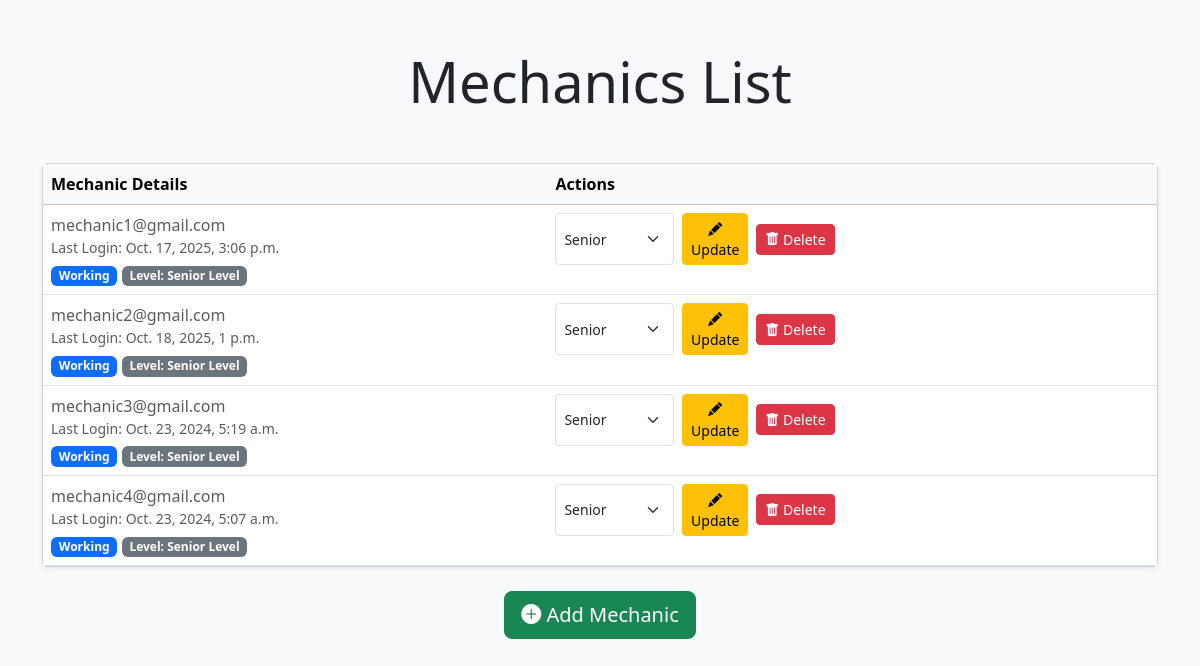
The app's page /mechanic_list/ with its own data.
### autocareweb/models.py (models this page shows, shortened)
class CustomUser(AbstractBaseUser, PermissionsMixin):
    email = models.EmailField(unique=True)
    role = models.CharField(max_length=20, choices=UserRole.choices, default=UserRole.CUSTOMER)
    is_active = models.BooleanField(default=True)
    is_staff = models.BooleanField(default=False)
    objects = CustomUserManager()
    USERNAME_FIELD = 'email'
    REQUIRED_FIELDS = []

class Mechanic(models.Model):
    mechanic = models.OneToOneField(CustomUser, on_delete=models.CASCADE, default=1)
    status = models.IntegerField(choices=MechanicStatus.choices, default=MechanicStatus.ACTIVE)
    level = models.IntegerField(choices=MechanicLevel.choices, default=MechanicLevel.ENTRY)

### autocareweb/views.py (the view)
def mechanic_list(request):
    mechanics_users = CustomUser.objects.filter(role='mechanic')
    mechanics_data = []
    for user in mechanics_users:
        mechanic_details = Mechanic.objects.filter(mechanic=user).first()
        user_details = UserDetails.objects.filter(user=user).first()
        mechanics_data.append({
            'mechanic': user,
            'data': mechanic_details,
            'details': user_details
        })
    return render(request, 'admin/mechanics_list.html', {'mechanics': mechanics_data})

### templates/admin/mechanics_list.html (shortened to what this page needs)
<!DOCTYPE html>
<html lang="en">
<head>
    <link href="https://cdnjs.cloudflare.com/ajax/libs/bootstrap/5.3.2/css/bootstrap.min.css" rel="stylesheet">
    <link href="https://cdnjs.cloudflare.com/ajax/libs/bootstrap-icons/1.11.1/font/bootstrap-icons.min.css" rel="stylesheet">
</head>
<body class="bg-light">
    <div class="container py-5">
        <h1 class="display-4 text-center mb-5">Mechanics List</h1>
        <div class="card shadow-sm">
            <div class="table-responsive">
                <table class="table table-hover mb-0">
                    <thead class="table-light">
                        <tr>
                            <th>Mechanic Details</th>
                            <th>Actions</th>
                        </tr>
                    </thead>
                    <tbody>
                        {% for mech in mechanics %}
                        <tr class="mechanic-row">
                            <td onclick="window.location.href='{% url 'mechanic_profile' mech.mechanic.email %}'">
                                <div class="d-flex flex-column">
                                    <div class="text-muted">{{ mech.mechanic.email }}</div>
                                    <small class="text-muted">Last Login: {{ mech.mechanic.last_login }}</small>
                                    <div class="mt-1">
                                        <span class="badge bg-primary">{{ mech.data.get_status_display }}</span>
                                        <span class="badge bg-secondary">Level: {{ mech.data.get_level_display }}</span>
                                    </div>
                                </div>
                            </td>
                            <td class="actions-cell">
                                <div class="d-flex gap-2 align-items-center">
                                    <form id="update-form-{{ mech.mechanic.id }}" method="POST" action="{% url 'update_mechanic_level' mech.mechanic.id %}" class="d-flex gap-2">
                                        <select name="level" class="form-select form-select-sm">
                                            <option value="1" {% if mech.data.level == 1 %}selected{% endif %}>Senior</option>
                                        </select>
                                        <button type="button" class="btn btn-warning btn-sm" onclick="confirmUpdate({{ mech.mechanic.id }})">
                                            <i class="bi bi-pencil-fill"></i> Update
                                        </button>
                                    </form>
                                    <button class="btn btn-danger btn-sm" onclick="confirmDelete('{{ mech.mechanic.email|default_if_none:'' }}')">
                                        <i class="bi bi-trash-fill"></i> Delete
                                    </button>
                                </div>
                            </td>
                        </tr>
                        {% endfor %}
                    </tbody>
                </table>
            </div>
        </div>
        <div class="text-center mt-4">
            <a href="{% url 'add_mechanic' %}" class="btn btn-success btn-lg">
                <i class="bi bi-plus-circle-fill"></i> Add Mechanic
            </a>
        </div>
    </div>
</body>
</html>

### templates/admin/mechanics_list.html (style rules this page uses)
.actions-cell { min-width: 200px; }

### records on screen
CustomUser: mechanic.email "mechanic1@gmail.com", mechanic.last_login "Oct. 17, 2025, 3:06 p.m.", data.status "Working", data.level "Senior Level"
CustomUser: mechanic.email "mechanic2@gmail.com", mechanic.last_login "Oct. 18, 2025, 1 p.m.", data.status "Working", data.level "Senior Level"
CustomUser: mechanic.email "mechanic3@gmail.com", mechanic.last_login "Oct. 23, 2024, 5:19 a.m.", data.status "Working", data.level "Senior Level"
CustomUser: mechanic.email "mechanic4@gmail.com", mechanic.last_login "Oct. 23, 2024, 5:07 a.m.", data.status "Working", data.level "Senior Level"
